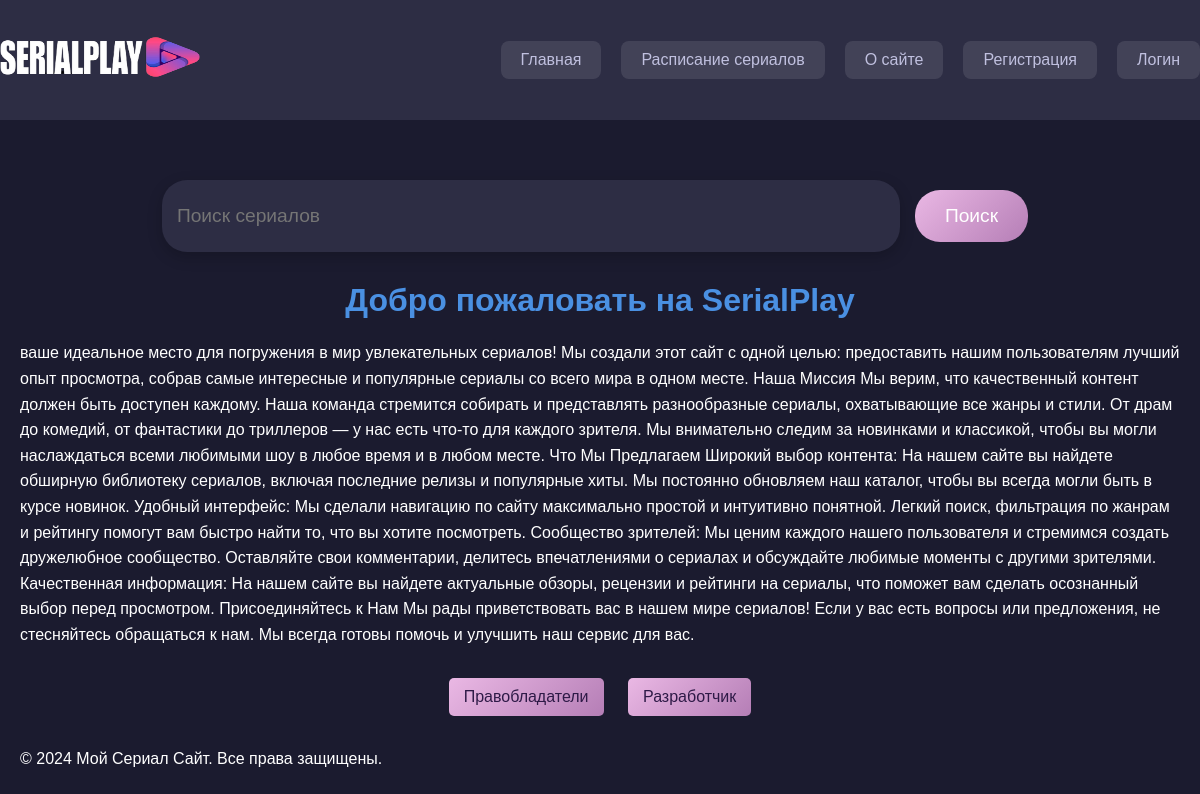
The page /about/ on the database its author committed.
### app_serires/models.py (models this page shows, shortened)
class About(models.Model):
    title = models.CharField(max_length=255)
    content = models.TextField()
    created_at = models.DateTimeField(auto_now_add=True)

### app_serires/views.py (the view)
# urls.py: path('about/', views.about_view, name='about'),
def about_view(request):
    about_info = About.objects.first()  # Получаем первую запись о нас
    copyright_holders = CopyrightHolder.objects.all()  # Получаем всех правобладателей
    return render(request, 'about.html', {
        'about_info': about_info,
        'copyright_holders': copyright_holders,
    })

### templates/about.html (shortened to what this page needs)
{% extends 'base.html' %}
{% block content %}
<!DOCTYPE html>
<html lang="ru">
<head>
</head>
<body>
    <h1>{{ about_info.title }}</h1>
    <p>{{ about_info.content }}</p>
    <div style="text-align:center;">
        <button id="showCopyrightHolders">Правобладатели</button>
        <button id="showDeveloper">Разработчик</button>
    </div>
    {% endblock %}

### static/css/base.css (style rules this page uses)
body { background-color: #1b1b2f; color: #ffffff; font-family: 'Arial', sans-serif; margin: 0; padding: 0; }

### templates/about.html (style rules this page uses)
h1 { text-align: center; color: #4A90E2; margin-top: 20px; }
p { margin: 20px; line-height: 1.6; }
button { background-color: #4A90E2; color: white; border: none; border-radius: 5px; padding: 10px 15px; font-size: 16px; cursor: pointer; margin: 10px; transition: background-color 0.3s ease; }
button { background: linear-gradient(135deg, #EAB8E4, #B57EB6); color: #2E1A47; border: none; padding: 10px 15px; border-radius: 5px; cursor: pointer; transition: background 0.3s, transform 0.3s; }

### rows shown on the page
About: title "Добро пожаловать на SerialPlay", content "ваше идеальное место для погружения в мир увлекательных сериалов! Мы создали этот сайт с одной целью: предоставить нашим пользователям лучший опыт просмотра, собрав самые интересные и популярные сериалы со всего мира в одном месте. Наша Миссия Мы верим, что качественный контент должен быть доступен каждому. Наша команда стремится собирать и представлять разнообразные сериалы, охватывающие все жанры и стили. От драм до комедий, от фантастики до триллеров — у нас есть что-то для каждого зрителя. Мы внимательно следим за новинками и классикой, чтобы вы могли наслаждаться всеми любимыми шоу в любое время и в любом месте. Что Мы Предлагаем Широкий выбор контента: На нашем сайте вы найдете…"
